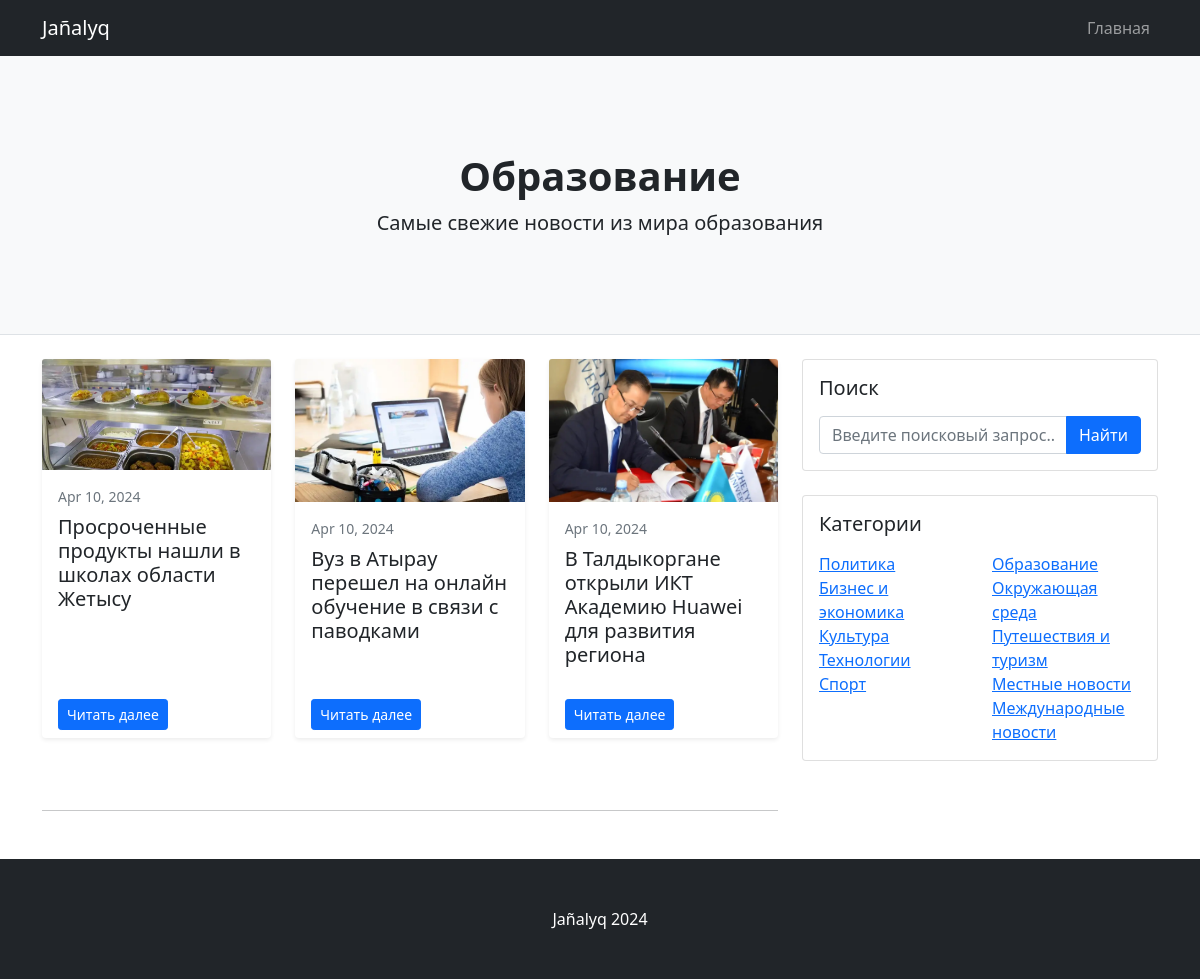
The app's page /education/ with its own data.
### core/models.py (models this page shows, shortened)
class Post(models.Model):
    title = models.CharField(max_length=100, verbose_name='Заголовок поста')
    categories = models.ManyToManyField(Category, verbose_name='Категории')
    thumbnail = models.ImageField(upload_to='thumbnails/')
    body = RichTextUploadingField(verbose_name='Содержание поста')
    created = models.DateTimeField(auto_now_add=True)

### core/views.py (the view)
# urls.py: path('education/', views.education_news, name='education'),
def education_news(request):
    education_news_posts = Post.objects.filter(categories__name='education')
    return render(request, 'core/education_news.html', {'education_news_posts': education_news_posts})

### core/templates/core/education_news.html (shortened to what this page needs)
{% load static %}
<!DOCTYPE html>
<html lang="en">
<head>
    <link href="{% static 'css/styles.css' %}" rel="stylesheet">
</head>
<body>
<nav class="navbar navbar-expand-lg navbar-dark bg-dark">
    <div class="container">
        <a class="navbar-brand" href="#!">Jañalyq</a>
        <div class="collapse navbar-collapse" id="navbarSupportedContent">
            <ul class="navbar-nav ms-auto mb-2 mb-lg-0">
                <li class="nav-item"><a class="nav-link" href="{% url 'index' %}">Главная</a></li>
            </ul>
        </div>
    </div>
</nav>
<header class="py-5 bg-light border-bottom mb-4">
    <div class="container">
        <div class="text-center my-5">
            <h1 class="fw-bolder">Образование</h1>
            <p class="lead mb-0">Самые свежие новости из мира образования</p>
        </div>
    </div>
</header>
<div class="container">
    <div class="row">
        <div class="col-lg-8">
            <div class="row row-cols-1 row-cols-md-2 row-cols-lg-3 g-4">
                {% for post in education_news_posts %}
                <div class="col-md-6 mb-4">
                    <div class="card shadow-sm border-0 h-100">
                        <img class="card-img-top" src="{{ post.thumbnail.url }}" alt="...">
                        <div class="card-body">
                            <p class="small text-muted mb-2">{{ post.created|date:"M d, Y" }}</p>
                            <h2 class="card-title h5">{{ post.title }}</h2>
                        </div>
                        <div class="card-footer bg-transparent border-0">
                            <a class="btn btn-primary btn-sm" href="{% url 'post_detail' post.pk %}">Читать далее </a>
                        </div>
                    </div>
                </div>
                {% endfor %}
            </div>
            <nav aria-label="Pagination pt-5">
                <hr class="my-0 mt-5">
            </nav>
        </div>
        <div class="col-lg-4">
            <div class="card mb-4">
    <div class="card-body">
        <h5 class="card-title mb-3">Поиск</h5>
        <form class="input-group" action="{% url 'search_results' %}" method="get">
            <input class="form-control" type="text" name="q" placeholder="Введите поисковый запрос..." aria-label="Введите поисковый запрос..." aria-describedby="button-search">
            <button class="btn btn-primary" id="button-search" type="submit">Найти</button>
        </form>
    </div>
</div>
            <div class="card mb-4">
                <div class="card-body">
                    <h5 class="card-title mb-3">Категории</h5>
                    <div class="row">
                        <div class="col-sm-6">
                            <ul class="list-unstyled mb-0">
                                <li><a href="{% url 'politics' %}">Политика</a></li>
                                <li><a href="{% url 'business' %}">Бизнес и экономика</a></li>
                                <li><a href="{% url 'culture' %}">Культура</a></li>
                                <li><a href="{% url 'technology' %}">Технологии</a></li>
                                <li><a href="{% url 'sports' %}">Спорт</a></li>
                            </ul>
                        </div>
                        <div class="col-sm-6">
                            <ul class="list-unstyled mb-0">
                                <li><a href="{% url 'education' %}">Образование</a></li>
                                <li><a href="{% url 'environment' %}">Окружающая среда</a></li>
                                <li><a href="{% url 'travel' %}">Путешествия и туризм</a></li>
                                <li><a href="{% url 'local_news' %}">Местные новости</a></li>
                                <li><a href="{% url 'international_news' %}">Международные новости</a></li>
                            </ul>
                        </div>
                    </div>
                </div>
            </div>
        </div>
    </div>
</div>
<footer class="py-5 bg-dark">
    <div class="container"><p class="m-0 text-center text-white">Jañalyq 2024</p></div>
</footer>
</body>
</html>

### records on screen
Post: thumbnail (picture), created "Apr 10, 2024", title "Просроченные продукты нашли в школах области Жетысу"
Post: thumbnail (picture), created "Apr 10, 2024", title "Вуз в Атырау перешел на онлайн обучение в связи с паводками"
Post: thumbnail (picture), created "Apr 10, 2024", title "В Талдыкоргане открыли ИКТ Академию Huawei для развития региона"
